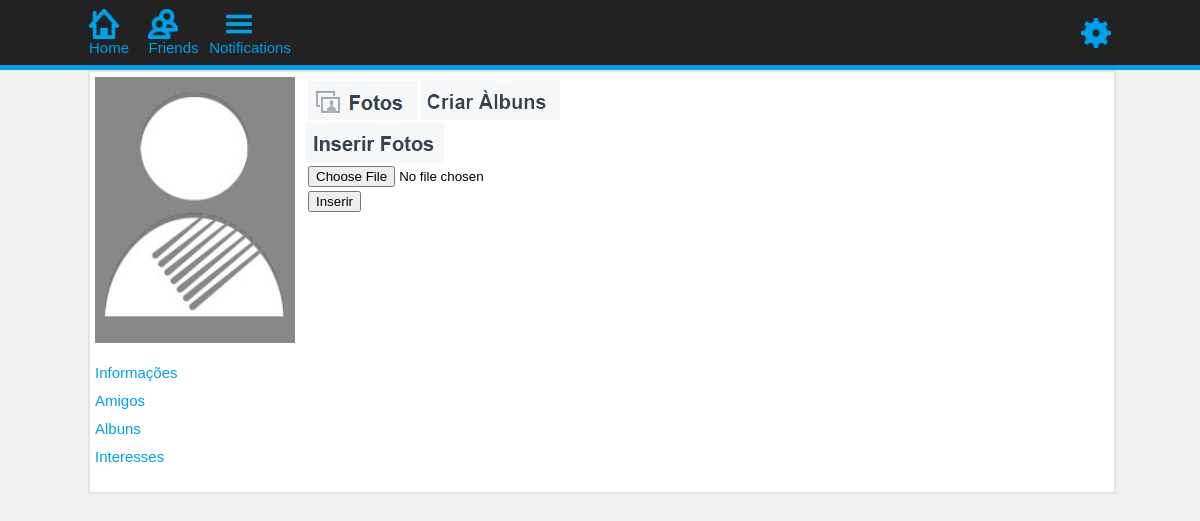
Before: /RedeSocial/users/index.php?pg=home&pg_m=albuns&funcao=albuns&funcao=inserir_imagem&id_album=3 (signed in) with the older database file.
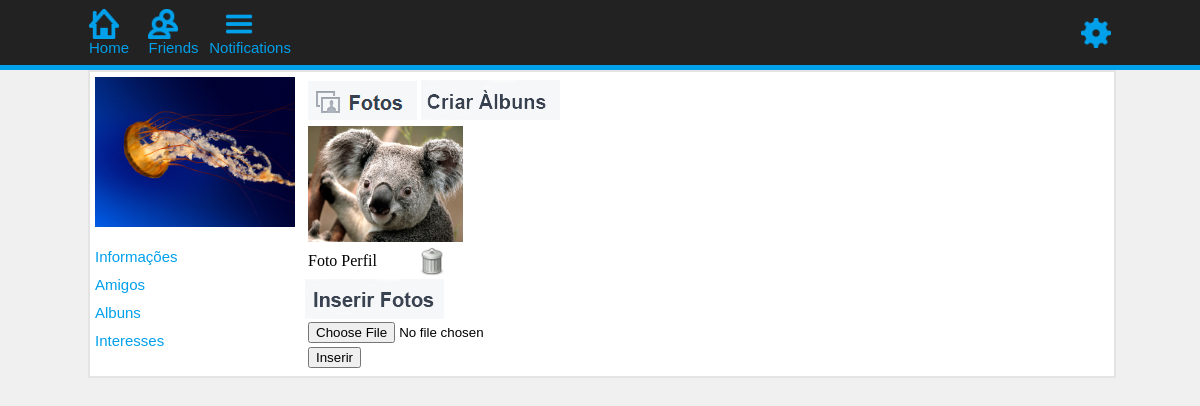
After: the same page with the newer database file.
### tables this page shows
CREATE TABLE IF NOT EXISTS `fotos` (
  `id_foto` int(11) NOT NULL AUTO_INCREMENT,
  `foto` varchar(250) NOT NULL,
  `id_user` int(11) NOT NULL,
  `id_album` int(11) NOT NULL,
  `foto_perfil` char(1) NOT NULL,
  PRIMARY KEY (`id_foto`)
);

### RedeSocial/users/albuns.php (the view, shortened to what this page needs)
<table>
<tr><td><a href="?pg=home&pg_m=albuns&funcao=albuns"><img src="../img/img_foto.png" /></a></td><td><a href="?pg=home&pg_m=albuns&funcao=criar_albuns"><img src="../img/criar_albuns.png" /></a></td></tr>
</table>
<?php if($funcao=='inserir_imagem'){
$id_album=$_GET['id_album'];
?>
<?php
$sql=mysql_query("select * from fotos where id_album='$id_album'");
while($linha=mysql_fetch_array($sql)){
	$id_foto=$linha['id_foto'];
	$foto=$linha['foto'];
?>
<table border="0">
	<tr>
    	<td colspan="2"><img src="../img_fotos/<?php echo $foto; ?>" width="155" /></td>
    </tr>
    <tr>
    	<td>Foto Perfil</td>
		<td><a href="?pg=home&pg_m=albuns&funcao=albuns&funcao=apagar_imagem&id_foto=<?php echo $id_foto; ?>&id_album=<?php echo $id_album; ?>" onClick='return confirma1();'><img src="../img/1399833215_Gnome-Edit-Delete-64.png" width="30" /></a></td>
	</tr>
</table>
<?php }?>
<div class="left_inserir_imagem"><img src="../img/inserirfotos.png" /></div>
<form action="?pg=home&pg_m=albuns&funcao=inser_fotos&id_album=<?php echo $id_album; ?>" method="post" enctype="multipart/form-data">
<table>
	<tr><td><input type="file" name="arquivo" /></td></tr>
    <tr><td><input type="submit" value="Inserir" /></td></tr>
</table>
</form>
<?php } ?>

### RedeSocial/users/home.php
<?php if(isset($_GET['funcao']))
$funcao=$_GET['funcao'];
else
$funcao='';
?>
<div class="home_left">
<?php
$id_user=$_SESSION['id_user'];
$sql=mysql_query("select * from fotos where id_user='$id_user' and foto_perfil='1'");
$cont=mysql_num_rows($sql);
if($cont!='0'){
	while($linha=mysql_fetch_array($sql)){
		$foto=$linha['foto'];
?>
<img src="../img_fotos/<?php echo $foto; ?>" width="200" />
<?php
}
}
else{
?>
<img src="../img/foto_perfil.png" width="200" />
<?php } ?>
<ul class="ul_left_menu">
	<li><a href="?pg=home&pg_m=informacoes">Informações</a></li>
    <li><a href="?pg=home&pg_m=amigos">Amigos</a></li>
	<li><a href="?pg=home&pg_m=albuns&funcao=albuns">Albuns</a></li>
    <li><a href="?pg=home&pg_m=interesses">Interesses</a></li>
</ul>
</div>
<div class="home_right">
	<?php include "pages_menu.php" ?>
</div>

Changed rows visible on the page:
added fotos: foto (picture)
added fotos: foto (picture)
